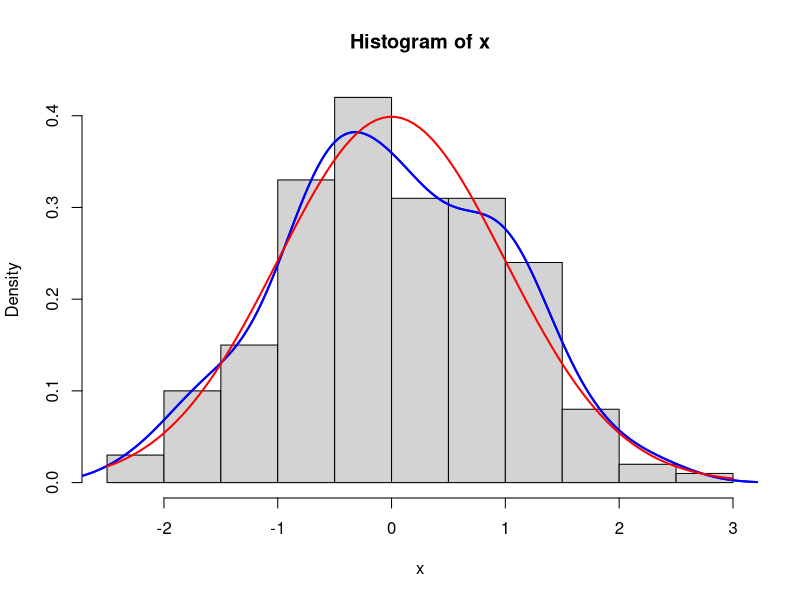

Recreate this plot in R.
# Grafica un histograma de una variable con distribución normal estándar. Agrega
# una línea azul con la densidad y una roja con la densidad teórica.
x <- rnorm(200)
hist(x, freq=F)
lines(density(x), col='blue', lwd=2)
lines(density(x), col='blue', lwd=2)
curve(dnorm(x), col='red', lwd=2, add=TRUE)
